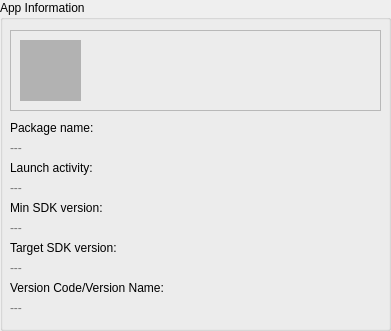
   <widget class="QGroupBox" name="groupBox">
    <property name="geometry">
     <rect>
      <x>10</x>
      <y>480</y>
      <width>391</width>
      <height>331</height>
     </rect>
    </property>
    <property name="title">
     <string>App Information</string>
    </property>
    <widget class="QLabel" name="label_8">
     <property name="geometry">
      <rect>
       <x>10</x>
       <y>120</y>
       <width>101</width>
       <height>16</height>
      </rect>
     </property>
     <property name="text">
      <string>Package name:</string>
     </property>
    </widget>
    <widget class="QLabel" name="labelPackageName">
     <property name="geometry">
      <rect>
       <x>10</x>
       <y>140</y>
       <width>351</width>
       <height>16</height>
      </rect>
     </property>
     <property name="styleSheet">
      <string notr="true">color: rgba(0, 0, 0, 127);</string>
     </property>
     <property name="text">
      <string>---</string>
     </property>
    </widget>
    <widget class="QLabel" name="label_10">
     <property name="geometry">
      <rect>
       <x>10</x>
       <y>160</y>
       <width>101</width>
       <height>16</height>
      </rect>
     </property>
     <property name="text">
      <string>Launch activity:</string>
     </property>
    </widget>
    <widget class="QLabel" name="labelActivityName">
     <property name="geometry">
      <rect>
       <x>10</x>
       <y>180</y>
       <width>351</width>
       <height>16</height>
      </rect>
     </property>
     <property name="styleSheet">
      <string notr="true">color: rgba(0, 0, 0, 127);</string>
     </property>
     <property name="text">
      <string>---</string>
     </property>
    </widget>
    <widget class="QLabel" name="label_12">
     <property name="geometry">
      <rect>
       <x>10</x>
       <y>200</y>
       <width>111</width>
       <height>16</height>
      </rect>
     </property>
     <property name="text">
      <string>Min SDK version:</string>
     </property>
    </widget>
    <widget class="QLabel" name="labelMinSDKVersion">
     <property name="geometry">
      <rect>
       <x>10</x>
       <y>220</y>
       <width>351</width>
       <height>16</height>
      </rect>
     </property>
     <property name="styleSheet">
      <string notr="true">color: rgba(0, 0, 0, 127);</string>
     </property>
     <property name="text">
      <string>---</string>
     </property>
    </widget>
    <widget class="QLabel" name="label_14">
     <property name="geometry">
      <rect>
       <x>10</x>
       <y>240</y>
       <width>131</width>
       <height>16</height>
      </rect>
     </property>
     <property name="text">
      <string>Target SDK version:</string>
     </property>
    </widget>
    <widget class="QLabel" name="labelTargetSDKVersion">
     <property name="geometry">
      <rect>
       <x>10</x>
       <y>260</y>
       <width>351</width>
       <height>16</height>
      </rect>
     </property>
     <property name="styleSheet">
      <string notr="true">color: rgba(0, 0, 0, 127);</string>
     </property>
     <property name="text">
      <string>---</string>
     </property>
    </widget>
    <widget class="QLabel" name="label_16">
     <property name="geometry">
      <rect>
       <x>10</x>
       <y>280</y>
       <width>181</width>
       <height>16</height>
      </rect>
     </property>
     <property name="text">
      <string>Version Code/Version Name:</string>
     </property>
    </widget>
    <widget class="QLabel" name="labelVersionInfoName">
     <property name="geometry">
      <rect>
       <x>10</x>
       <y>300</y>
       <width>351</width>
       <height>16</height>
      </rect>
     </property>
     <property name="styleSheet">
      <string notr="true">color: rgba(0, 0, 0, 127);</string>
     </property>
     <property name="text">
      <string>---</string>
     </property>
    </widget>
    <widget class="QFrame" name="frame">
     <property name="geometry">
      <rect>
       <x>10</x>
       <y>30</y>
       <width>371</width>
       <height>81</height>
      </rect>
     </property>
     <property name="frameShape">
      <enum>QFrame::StyledPanel</enum>
     </property>
     <property name="frameShadow">
      <enum>QFrame::Raised</enum>
     </property>
     <widget class="QLabel" name="iconApp">
      <property name="geometry">
       <rect>
        <x>10</x>
        <y>10</y>
        <width>61</width>
        <height>61</height>
       </rect>
      </property>
      <property name="autoFillBackground">
       <bool>false</bool>
      </property>
      <property name="styleSheet">
       <string notr="true">background-color: rgba(0, 0, 0, 63);</string>
      </property>
      <property name="text">
       <string/>
      </property>
      <property name="scaledContents">
       <bool>true</bool>
      </property>
     </widget>
     <widget class="QLabel" name="iconPlayStore">
      <property name="geometry">
       <rect>
        <x>240</x>
        <y>20</y>
        <width>41</width>
        <height>41</height>
       </rect>
      </property>
      <property name="autoFillBackground">
       <bool>false</bool>
      </property>
      <property name="styleSheet">
       <string notr="true"/>
      </property>
      <property name="text">
       <string/>
      </property>
      <property name="textFormat">
       <enum>Qt::AutoText</enum>
      </property>
      <property name="pixmap">
       <pixmap resource="resource.qrc">:/icon/img/google-play-store.png</pixmap>
      </property>
      <property name="scaledContents">
       <bool>true</bool>
      </property>
     </widget>
     <widget class="QLabel" name="iconApkCombo">
      <property name="geometry">
       <rect>
        <x>290</x>
        <y>10</y>
        <width>61</width>
        <height>61</height>
       </rect>
      </property>
      <property name="autoFillBackground">
       <bool>false</bool>
      </property>
      <property name="styleSheet">
       <string notr="true"/>
      </property>
      <property name="text">
       <string/>
      </property>
      <property name="pixmap">
       <pixmap resource="resource.qrc">:/icon/img/apk-combo.png</pixmap>
      </property>
      <property name="scaledContents">
       <bool>true</bool>
      </property>
     </widget>
    </widget>
   </widget>
